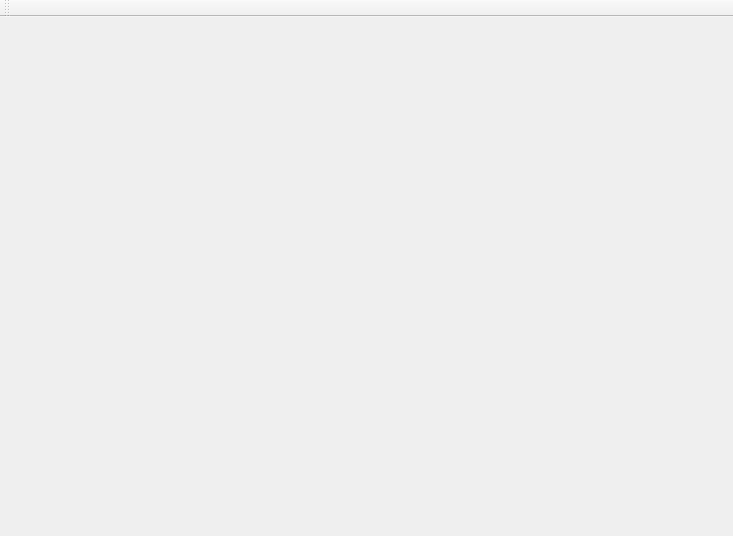
<?xml version="1.0" encoding="UTF-8"?>
<ui version="4.0">
 <class>My3DS57AppClass</class>
 <widget class="QMainWindow" name="My3DS57AppClass">
  <property name="geometry">
   <rect>
    <x>0</x>
    <y>0</y>
    <width>733</width>
    <height>536</height>
   </rect>
  </property>
  <property name="windowTitle">
   <string>蚂蚁海图3D浏览器</string>
  </property>
  <widget class="QWidget" name="centralWidget">
   <layout class="QHBoxLayout" name="horizontalLayout">
    <property name="spacing">
     <number>0</number>
    </property>
    <property name="margin">
     <number>0</number>
    </property>
    <item>
     <layout class="QGridLayout" name="gridLayout">
      <property name="spacing">
       <number>0</number>
      </property>
     </layout>
    </item>
   </layout>
  </widget>
  <widget class="QMenuBar" name="menuBar">
   <property name="geometry">
    <rect>
     <x>0</x>
     <y>0</y>
     <width>733</width>
     <height>23</height>
    </rect>
   </property>
  </widget>
  <widget class="QToolBar" name="mainToolBar">
   <attribute name="toolBarArea">
    <enum>TopToolBarArea</enum>
   </attribute>
   <attribute name="toolBarBreak">
    <bool>false</bool>
   </attribute>
  </widget>
 </widget>
 <layoutdefault spacing="6" margin="11"/>
 <resources>
  <include location="my3ds57app.qrc"/>
 </resources>
 <connections/>
</ui>
